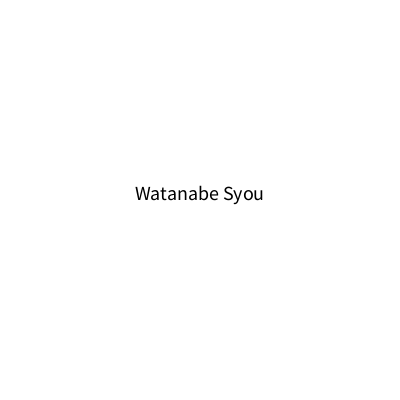
Frame 1 (no input)
Frame 60 (the mouse pressed at the canvas centre just before this capture): identical to frame 1, image omitted
Frame 120 (the mouse held since frame 60 and released just before this capture): identical to frame 1, image omitted

The Processing sketch that drew this single still picture (run headless with seeded random() and noise(); from frame 60 on, the mouse is pressed at the canvas centre):

// Processing sketch: sketch_140530_11
// ── sketch_140530_11.pde
String str = "Watanabe Syou";
void setup(){
  size(400,400);
  textSize(50);
  textAlign(CENTER);
  fill(0);
}

void draw(){
  background(255);
  if(mouseY>height/2){
    textSize(50);
  }else{
    textSize(20);
  }
  text(str,width/2,height/2);
}
